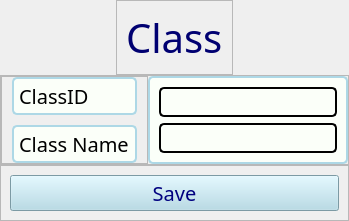
               <widget class="QWidget" name="page9">
                <layout class="QVBoxLayout" name="verticalLayout_20">
                 <property name="spacing">
                  <number>0</number>
                 </property>
                 <property name="leftMargin">
                  <number>0</number>
                 </property>
                 <property name="topMargin">
                  <number>0</number>
                 </property>
                 <property name="rightMargin">
                  <number>0</number>
                 </property>
                 <property name="bottomMargin">
                  <number>0</number>
                 </property>
                 <item alignment="Qt::AlignHCenter|Qt::AlignVCenter">
                  <widget class="QFrame" name="frame_43">
                   <property name="frameShape">
                    <enum>QFrame::StyledPanel</enum>
                   </property>
                   <property name="frameShadow">
                    <enum>QFrame::Raised</enum>
                   </property>
                   <layout class="QVBoxLayout" name="verticalLayout_21">
                    <item>
                     <widget class="QLabel" name="label_2">
                      <property name="font">
                       <font>
                        <family>Arial Rounded MT Bold</family>
                        <pointsize>30</pointsize>
                       </font>
                      </property>
                      <property name="styleSheet">
                       <string notr="true">color: rgb(0, 0, 113);</string>
                      </property>
                      <property name="text">
                       <string>Class</string>
                      </property>
                     </widget>
                    </item>
                   </layout>
                  </widget>
                 </item>
                 <item>
                  <widget class="QFrame" name="frame_44">
                   <property name="frameShape">
                    <enum>QFrame::StyledPanel</enum>
                   </property>
                   <property name="frameShadow">
                    <enum>QFrame::Raised</enum>
                   </property>
                   <layout class="QHBoxLayout" name="horizontalLayout_21">
                    <property name="spacing">
                     <number>0</number>
                    </property>
                    <property name="leftMargin">
                     <number>0</number>
                    </property>
                    <property name="topMargin">
                     <number>0</number>
                    </property>
                    <property name="rightMargin">
                     <number>0</number>
                    </property>
                    <property name="bottomMargin">
                     <number>0</number>
                    </property>
                    <item>
                     <widget class="QFrame" name="frame_46">
                      <property name="frameShape">
                       <enum>QFrame::StyledPanel</enum>
                      </property>
                      <property name="frameShadow">
                       <enum>QFrame::Raised</enum>
                      </property>
                      <layout class="QVBoxLayout" name="verticalLayout_22">
                       <property name="spacing">
                        <number>10</number>
                       </property>
                       <property name="leftMargin">
                        <number>10</number>
                       </property>
                       <property name="topMargin">
                        <number>0</number>
                       </property>
                       <property name="rightMargin">
                        <number>10</number>
                       </property>
                       <property name="bottomMargin">
                        <number>0</number>
                       </property>
                       <item>
                        <widget class="QLabel" name="label_4">
                         <property name="font">
                          <font>
                           <family>Arial Rounded MT Bold</family>
                           <pointsize>15</pointsize>
                          </font>
                         </property>
                         <property name="styleSheet">
                          <string notr="true">border: 2px solid  lightblue;
border-radius: 5px;
background-color: rgb(251, 255, 249);
</string>
                         </property>
                         <property name="text">
                          <string>ClassID</string>
                         </property>
                        </widget>
                       </item>
                       <item>
                        <widget class="QLabel" name="label_5">
                         <property name="font">
                          <font>
                           <family>Arial Rounded MT Bold</family>
                           <pointsize>15</pointsize>
                          </font>
                         </property>
                         <property name="styleSheet">
                          <string notr="true">border: 2px solid  lightblue;
border-radius: 5px;
background-color: rgb(251, 255, 249);
</string>
                         </property>
                         <property name="text">
                          <string>Class Name</string>
                         </property>
                        </widget>
                       </item>
                      </layout>
                     </widget>
                    </item>
                    <item>
                     <widget class="QFrame" name="frame_47">
                      <property name="styleSheet">
                       <string notr="true">border: 2px solid  lightblue;
border-radius: 5px;
background-color: rgb(251, 255, 249);
</string>
                      </property>
                      <property name="frameShape">
                       <enum>QFrame::StyledPanel</enum>
                      </property>
                      <property name="frameShadow">
                       <enum>QFrame::Raised</enum>
                      </property>
                      <layout class="QVBoxLayout" name="verticalLayout_23">
                       <item>
                        <widget class="QLineEdit" name="lineEdit_11">
                         <property name="font">
                          <font>
                           <pointsize>15</pointsize>
                          </font>
                         </property>
                         <property name="styleSheet">
                          <string notr="true">border: 2px solid ;
border-radius: 5px;
background-color: rgb(251, 255, 249);
</string>
                         </property>
                        </widget>
                       </item>
                       <item>
                        <widget class="QLineEdit" name="lineEdit_12">
                         <property name="font">
                          <font>
                           <pointsize>15</pointsize>
                          </font>
                         </property>
                         <property name="styleSheet">
                          <string notr="true">border: 2px solid ;
border-radius: 5px;
background-color: rgb(251, 255, 249);
</string>
                         </property>
                        </widget>
                       </item>
                      </layout>
                     </widget>
                    </item>
                   </layout>
                  </widget>
                 </item>
                 <item alignment="Qt::AlignTop">
                  <widget class="QFrame" name="frame_45">
                   <property name="sizePolicy">
                    <sizepolicy hsizetype="Expanding" vsizetype="Expanding">
                     <horstretch>0</horstretch>
                     <verstretch>0</verstretch>
                    </sizepolicy>
                   </property>
                   <property name="frameShape">
                    <enum>QFrame::StyledPanel</enum>
                   </property>
                   <property name="frameShadow">
                    <enum>QFrame::Raised</enum>
                   </property>
                   <layout class="QVBoxLayout" name="verticalLayout_24">
                    <item>
                     <widget class="QPushButton" name="pushButton_10">
                      <property name="font">
                       <font>
                        <family>Arial Rounded MT Bold</family>
                        <pointsize>15</pointsize>
                       </font>
                      </property>
                      <property name="styleSheet">
                       <string notr="true">color: rgb(0, 0, 127);
border-color: rgb(173, 216, 230);
background-color: rgb(173, 216, 230);</string>
                      </property>
                      <property name="text">
                       <string>Save</string>
                      </property>
                      <property name="shortcut">
                       <string>Return</string>
                      </property>
                     </widget>
                    </item>
                   </layout>
                  </widget>
                 </item>
                </layout>
               </widget>
